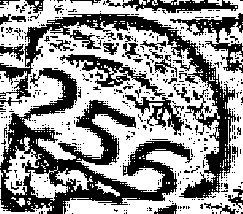
#> input picture debug_preprocess.png, 243 x 214 px
$ python -i register_helmet.py   (imports and definitions only)
#> lines starting #> are read from the running program, lines starting #| are printed output that depends on the picture; after the words box and inside, x2 and y2 are one past the last pixel; in counts of white or black regions, pixels touching at a corner belong together
import cv2
import os

os.environ["PADDLE_PDX_DISABLE_MODEL_SOURCE_CHECK"] = "True"
os.environ["PADDLE_PDX_ENABLE_MKLDNN_BYDEFAULT"] = "0"
os.environ["FLAGS_use_mkldnn"] = "0"
os.environ["FLAGS_enable_pir_in_executor"] = "0"
# [1 line not run here, left out]

from paddleocr import PaddleOCR

# Threshold, vi upscaler alt under dette
UPSCALE_THRESH = 60
_i = 0

# [8 lines that did not run here, left out]

# [68 lines left out: function register_helmet, not called in this run]

# Preprocessing av input
def preprocess_image(image, debug=False):
    """
    Process cropped image and return it

    Preprocessing overview:
    - Grayscale the image
    - Upscale if image is less than UPSCALE_THRESH
    - Make the image sharper making a blurred copy and then subtracting it from original image
    - Convert back to BGR
    """

    # Konverter til GrayScale
    gray = cv2.cvtColor(image, cv2.COLOR_BGR2GRAY)

    # Prøv simple upscaling hvis bildet er lite.
    if image.shape[0] < UPSCALE_THRESH or image.shape[1] < UPSCALE_THRESH:
        gray = cv2.resize(gray, None, fx=3, fy=3, interpolation=cv2.INTER_CUBIC)


    # Lowkey kjønner ikke mye av dette
    # Men slik jeg tolket det så lager det en blurred bildet (gaussian) som blurrer hovedsakelig noise
    # Og så minuser vi det bort ved hjelp av addWeighted()  fra original bildet (gray)
    # gray (2.0) - gaussian blur (1.0) = sharpened bilde
    gaussian = cv2.GaussianBlur(gray, (0, 0), 2.0)
    sharpened = cv2.addWeighted(gray, 2.0, gaussian, -1.0, 0)

    # Hvis den fortsatt ikke funker kan man binarize bilde slik at vi får higlighted edges bedre
    # Her funket det bra noen ganger og noen ganger ikke så lar dette stå kommentert ut.
    # computed_thresh, th1 = cv2.threshold(gray, None, 255, cv2.THRESH_BINARY + cv2.THRESH_OTSU)
    #_, output = cv2.threshold(sharpened, None, 255, cv2.THRESH_BINARY + cv2.THRESH_OTSU)

    output = cv2.cvtColor(sharpened, cv2.COLOR_GRAY2BGR)

    # Vis fram for debugging
    if debug:
        cv2.imshow("image", output)
        cv2.waitKey(0)
        cv2.destroyAllWindows()

    return output

>>> import cv2
>>> picture = cv2.imread('../debug_preprocess.png')
#> picture is the input picture: shape (214, 243, 3); 57.8% white; 576 black regions (533 under 20 px), largest, box (x1, y1, x2, y2) and area: (0, 68, 192, 214) 8731, (0, 13, 236, 198) 5655, (170, 13, 243, 73) 1084
>>> result = preprocess_image(picture)
#> in preprocess_image, `gaussian = cv2.GaussianBlur(gray, (0, 0), 2.0)`:
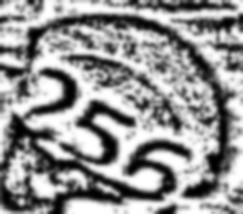
#> gaussian: shape (214, 243); min 0, max 255, mean 147.3
